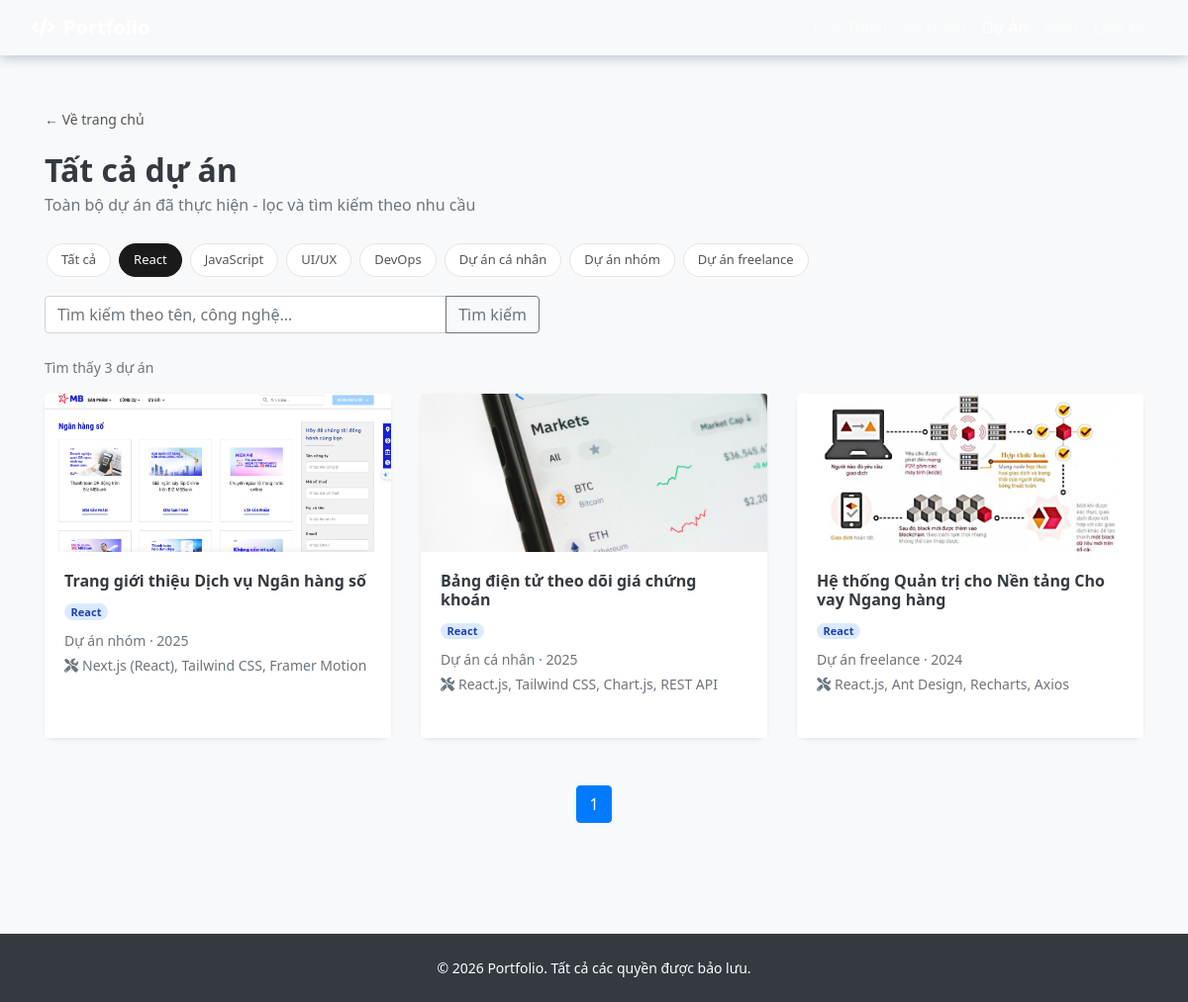
The page /projects/?category=React on the database its author committed.
### portfolio/models.py (models this page shows, shortened)
class Project(models.Model):
    CATEGORY_CHOICES = [
        ('React',  'React'),
        ('Js',     'JavaScript'),
        ('UI-UX',  'UI/UX'),
        ('DevOps', 'DevOps'),
    ]
    TYPE_CHOICES = [
        ('personal',  'Dự án cá nhân'),
        ('team',      'Dự án nhóm'),
        ('freelance', 'Dự án freelance'),
    ]
    title        = models.CharField(max_length=200)
    project_type = models.CharField(max_length=20, choices=TYPE_CHOICES)
    category     = models.CharField(max_length=20, choices=CATEGORY_CHOICES)
    thumbnail    = models.ImageField(upload_to='projects/')
    tools_used   = models.CharField(max_length=200)
    year         = models.IntegerField()
    is_featured  = models.BooleanField(default=False)

### portfolio/views.py (the view)
# urls.py: path('projects/',           views.project_list,   name='project_list'),
def project_list(request):
    qs = Project.objects.all().order_by('-year')
    category = request.GET.get('category', '')
    ptype    = request.GET.get('type', '')
    q        = request.GET.get('q', '').strip()
    if category:
        qs = qs.filter(category=category)
    if ptype:
        qs = qs.filter(project_type=ptype)
    if q:
        qs = qs.filter(title__icontains=q) | qs.filter(tools_used__icontains=q)
    paginator = Paginator(qs, 6)
    page_obj  = paginator.get_page(request.GET.get('page'))
    context = {
        'page_obj': page_obj,
        'category': category,
        'ptype': ptype,
        'q': q,
        'categories': Project.CATEGORY_CHOICES,
        'types': Project.TYPE_CHOICES,
        'total': qs.count(),
    }
    return render(request, 'portfolio/projects.html', context)

### portfolio/templates/portfolio/projects.html (shortened to what this page needs)
{% extends 'portfolio/base.html' %}
{% load static %}
{% block content %}
<div class="container py-5">
  <a href="{% url 'home' %}" class="back-btn">← Về trang chủ</a>
  <h2 class="font-weight-bold text-dark mb-1">Tất cả dự án</h2>
  <p class="text-muted mb-4">Toàn bộ dự án đã thực hiện - lọc và tìm kiếm theo nhu cầu</p>
  <form method="GET" class="mb-4">
    <div class="d-flex flex-wrap align-items-center mb-3 gap-2">
      <a href="{% url 'project_list' %}" class="filter-chip {% if not category and not ptype %}active{% endif %}">Tất cả</a>
      {% for val, label in categories %}
        <a href="?category={{ val }}{% if ptype %}&type={{ ptype }}{% endif %}{% if q %}&q={{ q }}{% endif %}"
           class="filter-chip {% if category == val %}active{% endif %}">{{ label }}</a>
      {% endfor %}
      {% for val, label in types %}
        <a href="?{% if category %}category={{ category }}&{% endif %}type={{ val }}{% if q %}&q={{ q }}{% endif %}"
           class="filter-chip {% if ptype == val %}active{% endif %}">{{ label }}</a>
      {% endfor %}
    </div>
    <div class="input-group" style="max-width:500px">
      <input type="text" name="q" value="{{ q }}" class="form-control"
             placeholder="Tìm kiếm theo tên, công nghệ...">
      <div class="input-group-append">
        <button class="btn btn-outline-secondary" type="submit">Tìm kiếm</button>
      </div>
    </div>
  </form>
  <p class="text-muted small mb-3">
    {% if total > 0 %}Tìm thấy {{ total }} dự án{% endif %}
  </p>
  <div class="row">
    {% for project in page_obj %}
    <div class="col-12 col-sm-6 col-md-4 mb-4">
      <div class="card h-100 shadow-sm portfolio-card">
        {% if project.thumbnail %}
          <img src="{{ project.thumbnail.url }}" class="card-img-top" alt="{{ project.title }}" style="height:160px;object-fit:cover">
        {% else %}
          <div class="card-img bg-light d-flex align-items-center justify-content-center" style="height:120px">
            <span class="card-img-placeholder">🗂</span>
          </div>
        {% endif %}
        <div class="card-body">
          <h6 class="font-weight-bold text-dark">{{ project.title }}</h6>
          <span class="badge badge-pill" style="background:#dbeafe;color:#1e40af;font-size:11px">{{ project.category }}</span>
          <p class="text-muted small mt-2 mb-1">{{ project.get_project_type_display }} · {{ project.year }}</p>
          <p class="text-muted small mb-0"><i class="fas fa-tools mr-1"></i>{{ project.tools_used }}</p>
        </div>
        <div class="card-footer bg-white border-0">
        </div>
      </div>
    </div>
    {% endfor %}
  </div>
  <nav class="d-flex justify-content-center mt-4">
    <ul class="pagination">
      {% for num in page_obj.paginator.page_range %}
        <li class="page-item {% if num == page_obj.number %}active{% endif %}">
          <a class="page-link" href="?page={{ num }}{% if category %}&category={{ category }}{% endif %}{% if ptype %}&type={{ ptype }}{% endif %}{% if q %}&q={{ q }}{% endif %}">{{ num }}</a>
        </li>
      {% endfor %}
    </ul>
  </nav>
</div>
{% endblock %}

### static/css/style.css (style rules this page uses)
body { background-color: #f8f9fa; font-family: 'Segoe UI', Tahoma, Geneva, Verdana, sans-serif; scroll-behavior: smooth; }
.portfolio-card { transition: transform .3s ease, box-shadow .3s ease; border: none; border-radius: 10px; }
.filter-chip { font-size: 13px; padding: 6px 14px; border: 1px solid #e5e5e5; border-radius: 20px; cursor: pointer; background: #fff; color: #555; transition: all .15s; white-space: nowrap; display: inline-block; margin: 3px 2px; text-decoration: none; }
.filter-chip.active { background: #1a1a1a; color: #fff; border-color: #1a1a1a; }
.back-btn { display: inline-flex; align-items: center; gap: 6px; font-size: 14px; color: #555; cursor: pointer; padding: 6px 0; background: none; border: none; margin-bottom: 16px; text-decoration: none; }
.gap-2 > * { margin-right: 6px; }

### rows shown on the page
Project: thumbnail (picture), title "Trang giới thiệu Dịch vụ Ngân hàng số", category "React", project_type "Dự án nhóm", year "2025", tools_used "Next.js (React), Tailwind CSS, Framer Motion"
Project: thumbnail (picture), title "Bảng điện tử theo dõi giá chứng khoán", category "React", project_type "Dự án cá nhân", year "2025", tools_used "React.js, Tailwind CSS, Chart.js, REST API"
Project: thumbnail (picture), title "Hệ thống Quản trị cho Nền tảng Cho vay Ngang hàng", category "React", project_type "Dự án freelance", year "2024", tools_used "React.js, Ant Design, Recharts, Axios"

### other values the page prints
{{ label }} "React" "JavaScript" "UI/UX" "DevOps"
{{ label }} "Dự án cá nhân" "Dự án nhóm" "Dự án freelance"
{{ total }} "3"
{{ num }} "1"
{{ profile.full_name|default:"Portfolio" }} "Portfolio"
